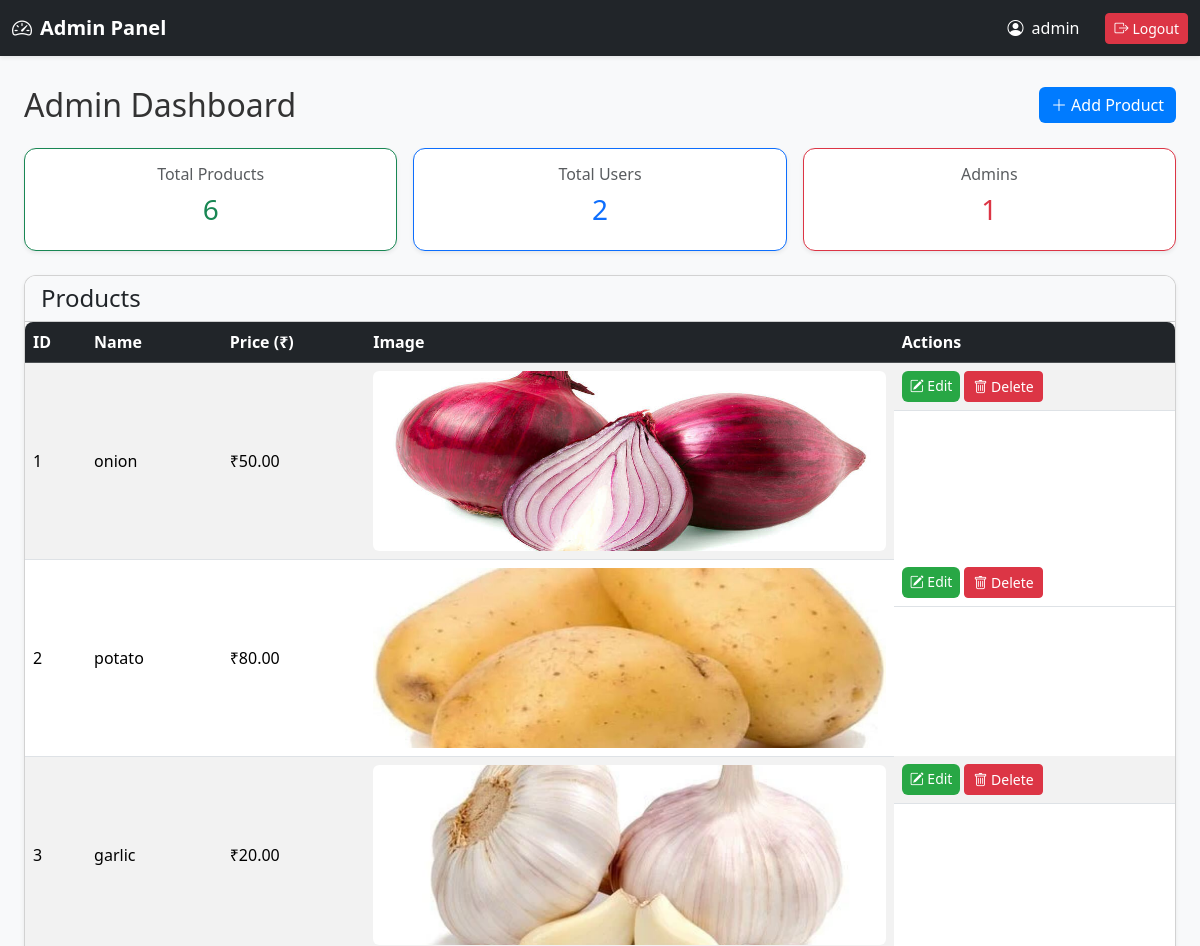
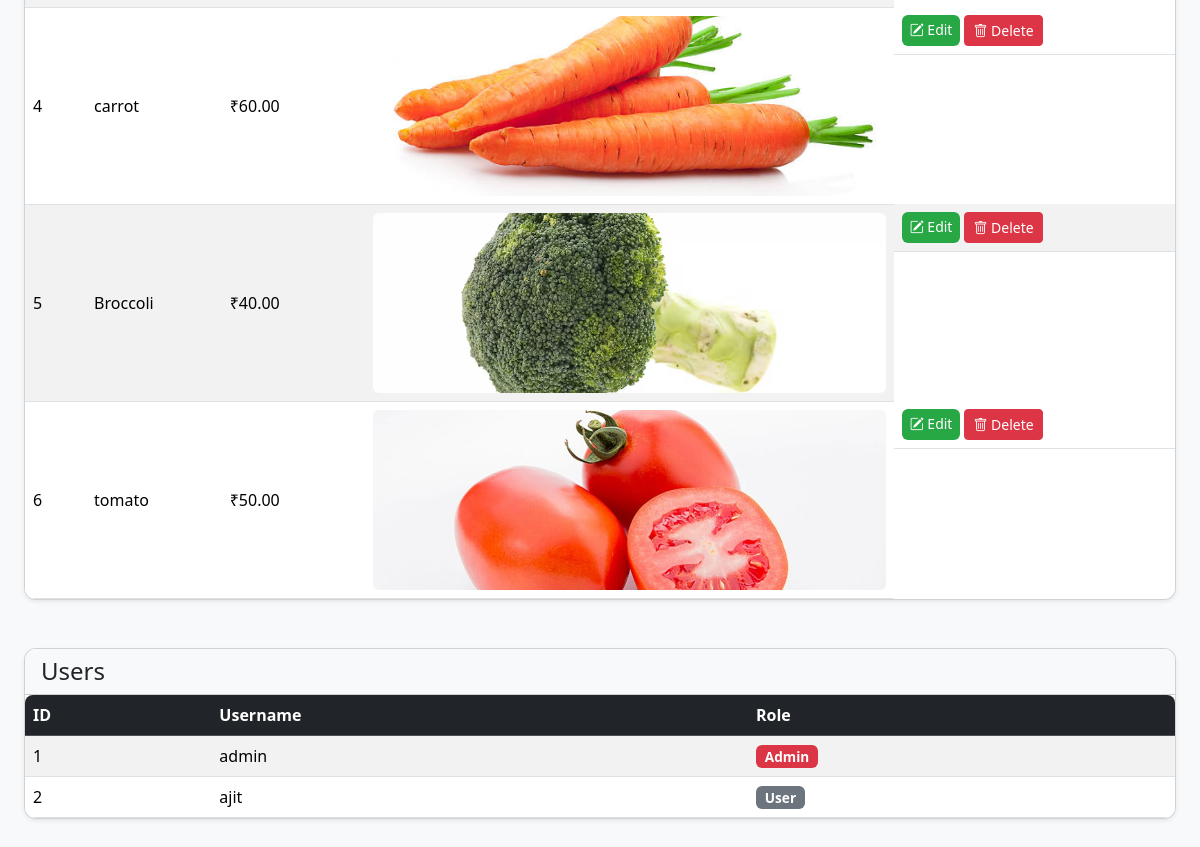
The page /admin (signed in) on the database its author committed (2 pictures, top to bottom).
### app.py (models this page shows)
class User(UserMixin, db.Model):
    id = db.Column(db.Integer, primary_key=True)
    username = db.Column(db.String(150), unique=True, nullable=False)
    password = db.Column(db.String(255), nullable=False)
    is_admin = db.Column(db.Boolean, default=False)

class Product(db.Model):
    id = db.Column(db.Integer, primary_key=True)
    name = db.Column(db.String(150), nullable=False)
    price = db.Column(db.Float, nullable=False)
    image = db.Column(db.String(150), nullable=False)
    status = db.Column(db.String(20), nullable=False, default='available')  # available / upcoming

### app.py (the view)
@app.route('/admin')
@admin_required
def admin_dashboard():
    products = Product.query.all()
    users = User.query.all()
    return render_template('admin_dashboard.html', products=products, users=users)

### app.py (called while the page is built)
@login_manager.user_loader
def load_user(user_id):
    return db.session.get(User, int(user_id))

def admin_required(f):
    @wraps(f)
    def wrapper(*args, **kwargs):
        if not current_user.is_authenticated or not current_user.is_admin:
            flash("Admin access required!", "danger")
            return redirect(url_for('admin_login'))
        return f(*args, **kwargs)
    return wrapper

### templates/admin_dashboard.html
{% extends 'admin_base.html' %}
{% block content %}
<div class="container mt-4">
    <div class="d-flex justify-content-between align-items-center mb-4 flex-wrap">
        <h2 class="mb-2 mb-md-0">Admin Dashboard</h2>
        <div class="d-flex gap-2">
            <a href="{{ url_for('admin_add') }}" class="btn btn-success">
                <i class="bi bi-plus-lg"></i> Add Product
            </a>
        </div>
    </div>
    <div class="row mb-4 g-3">
        <div class="col-md-4">
            <div class="card shadow-sm text-center p-3 border-success">
                <h6 class="text-muted">Total Products</h6>
                <h3 class="text-success">{{ products|length }}</h3>
            </div>
        </div>
        <div class="col-md-4">
            <div class="card shadow-sm text-center p-3 border-primary">
                <h6 class="text-muted">Total Users</h6>
                <h3 class="text-primary">{{ users|length }}</h3>
            </div>
        </div>
        <div class="col-md-4">
            <div class="card shadow-sm text-center p-3 border-danger">
                <h6 class="text-muted">Admins</h6>
                <h3 class="text-danger">
                    {{ users | selectattr('is_admin') | list | length }}
                </h3>
            </div>
        </div>
    </div>
    <div class="card shadow-sm mb-5">
        <div class="card-header bg-light">
            <h4 class="mb-0">Products</h4>
        </div>
        <div class="card-body p-0 table-responsive">
            <table class="table table-striped table-hover mb-0 align-middle">
                <thead class="table-dark">
                    <tr>
                        <th>ID</th>
                        <th>Name</th>
                        <th>Price (₹)</th>
                        <th>Image</th>
                        <th>Actions</th>
                    </tr>
                </thead>
                <tbody>
                    {% for p in products %}
                    <tr>
                        <td>{{ p.id }}</td>
                        <td>{{ p.name }}</td>
                        <td>₹{{ "%.2f"|format(p.price) }}</td>
                        <td>
                            <img src="{{ url_for('static', filename='images/' ~ p.image) }}"
                                 class="rounded" height="50">
                        </td>
                        <td class="d-flex gap-1 flex-wrap">
                            <a href="{{ url_for('admin_edit', id=p.id) }}" class="btn btn-primary btn-sm">
                                <i class="bi bi-pencil-square"></i> Edit
                            </a>
                            <form action="{{ url_for('admin_delete', id=p.id) }}" method="POST" class="d-inline">
                                <button type="submit" class="btn btn-danger btn-sm"
                                        onclick="return confirm('Delete this product?')">
                                    <i class="bi bi-trash"></i> Delete
                                </button>
                            </form>
                        </td>
                    </tr>
                    {% else %}
                    <tr>
                        <td colspan="5" class="text-center text-muted py-3">
                            No products available
                        </td>
                    </tr>
                    {% endfor %}
                </tbody>
            </table>
        </div>
    </div>
    <div class="card shadow-sm mb-5">
        <div class="card-header bg-light">
            <h4 class="mb-0">Users</h4>
        </div>
        <div class="card-body p-0 table-responsive">
            <table class="table table-striped table-hover mb-0 align-middle">
                <thead class="table-dark">
                    <tr>
                        <th>ID</th>
                        <th>Username</th>
                        <th>Role</th>
                    </tr>
                </thead>
                <tbody>
                    {% for u in users %}
                    <tr>
                        <td>{{ u.id }}</td>
                        <td>{{ u.username }}</td>
                        <td>
                            {% if u.is_admin %}
                                <span class="badge bg-danger">Admin</span>
                            {% else %}
                                <span class="badge bg-secondary">User</span>
                            {% endif %}
                        </td>
                    </tr>
                    {% else %}
                    <tr>
                        <td colspan="3" class="text-center text-muted py-3">
                            No users found
                        </td>
                    </tr>
                    {% endfor %}
                </tbody>
            </table>
        </div>
    </div>
</div>
{% endblock %}

### templates/admin_base.html (shortened to what this page needs)
<!doctype html>
<html lang="en">
<head>
  <link href="https://cdn.jsdelivr.net/npm/bootstrap@5.3.2/dist/css/bootstrap.min.css" rel="stylesheet">
  <link href="https://cdn.jsdelivr.net/npm/bootstrap-icons@1.11.1/font/bootstrap-icons.css" rel="stylesheet">
  <link rel="stylesheet" href="{{ url_for('static', filename='css/style.css') }}">
</head>
<body>
{% if request.endpoint != 'admin_login' and current_user.is_authenticated %}
<nav class="navbar navbar-expand-lg navbar-dark bg-dark shadow-sm">
  <div class="container-fluid">
    <a class="navbar-brand" href="{{ url_for('admin_dashboard') }}">
      <i class="bi bi-speedometer2"></i> Admin Panel
    </a>
    <div class="collapse navbar-collapse justify-content-end" id="adminNavbar">
      <ul class="navbar-nav align-items-center gap-3">
        <li class="nav-item">
          <span class="navbar-text text-white">
            <i class="bi bi-person-circle"></i> {{ current_user.username }}
          </span>
        </li>
<li class="nav-item">
  <a href="{{ url_for('admin_logout') }}"
     class="btn btn-danger btn-sm d-flex align-items-center gap-1">
    <i class="bi bi-box-arrow-right"></i> Logout
  </a>
</li>
      </ul>
    </div>
  </div>
</nav>
{% endif %}
<div class="container mt-4">
  {% block content %}{% endblock %}
</div>
</body>
</html>

### static/css/style.css (style rules this page uses)
body { font-family: 'Segoe UI', Tahoma, Geneva, Verdana, sans-serif; background: #f9f9f9; color: #333; margin: 0; padding: 0; }
.navbar { margin-bottom: 30px; box-shadow: 0 2px 8px rgba(0,0,0,0.1); }
.navbar a.btn { margin-left: 10px; }
.card { border-radius: 12px; overflow: hidden; transition: transform 0.3s, box-shadow 0.3s; background: #fff; box-shadow: 0 2px 6px rgba(0,0,0,0.08); }
.card img { height: 180px; width: 100%; object-fit: cover; transition: transform 0.3s; }
.card-body { padding: 15px; }
.btn-primary { background: #28a745; border: none; border-radius: 6px; transition: background 0.3s, transform 0.2s; }
.btn-success { background: #007bff; border: none; border-radius: 6px; transition: background 0.3s, transform 0.2s; }
.table { background: #fff; border-radius: 8px; overflow: hidden; box-shadow: 0 2px 8px rgba(0,0,0,0.1); }
.table th, .table td { vertical-align: middle !important; }
.badge { font-size: 0.85rem; font-weight: 600; }

### templates/admin_base.html (style rules this page uses)
body { background-color: #f8f9fa; }
.navbar-brand { font-weight: bold; display: flex; align-items: center; gap: 0.5rem; }
.navbar-text { display: flex; align-items: center; gap: 0.5rem; }
.container { max-width: 1200px; }

### rows shown on the page
User: username "admin", id "1", is_admin "Admin"
Product: id "1", name "onion", price "50.00", image (picture)
Product: id "2", name "potato", price "80.00", image (picture)
Product: id "3", name "garlic", price "20.00", image (picture)
Product: id "4", name "carrot", price "60.00", image (picture)
Product: id "5", name "Broccoli", price "40.00", image (picture)
Product: id "6", name "tomato", price "50.00", image (picture)
User: id "2", username "ajit", is_admin "User"

### other values the page prints
{{ products|length }} "6"
{{ users|length }} "2"
{{ users | selectattr('is_admin') | list | length }} "1"
